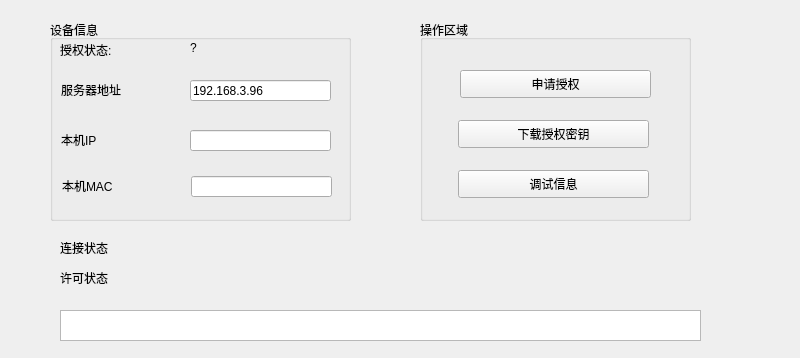
<?xml version="1.0" encoding="UTF-8"?>
<ui version="4.0">
 <class>SecClient</class>
 <widget class="QWidget" name="SecClient">
  <property name="geometry">
   <rect>
    <x>0</x>
    <y>0</y>
    <width>800</width>
    <height>358</height>
   </rect>
  </property>
  <property name="windowTitle">
   <string>SecClient</string>
  </property>
  <widget class="QTextEdit" name="textEdit">
   <property name="geometry">
    <rect>
     <x>60</x>
     <y>310</y>
     <width>641</width>
     <height>31</height>
    </rect>
   </property>
  </widget>
  <widget class="QLabel" name="label_ConnectionStatus">
   <property name="geometry">
    <rect>
     <x>60</x>
     <y>240</y>
     <width>631</width>
     <height>16</height>
    </rect>
   </property>
   <property name="text">
    <string>连接状态</string>
   </property>
  </widget>
  <widget class="QLabel" name="label_AuthStatus">
   <property name="geometry">
    <rect>
     <x>60</x>
     <y>270</y>
     <width>641</width>
     <height>16</height>
    </rect>
   </property>
   <property name="text">
    <string>许可状态</string>
   </property>
  </widget>
  <widget class="QGroupBox" name="groupBoxAddr">
   <property name="geometry">
    <rect>
     <x>50</x>
     <y>20</y>
     <width>301</width>
     <height>201</height>
    </rect>
   </property>
   <property name="title">
    <string>设备信息</string>
   </property>
   <widget class="QLabel" name="label_2">
    <property name="geometry">
     <rect>
      <x>11</x>
      <y>110</y>
      <width>91</width>
      <height>20</height>
     </rect>
    </property>
    <property name="text">
     <string>本机IP</string>
    </property>
   </widget>
   <widget class="QLineEdit" name="lineEdit">
    <property name="geometry">
     <rect>
      <x>140</x>
      <y>60</y>
      <width>141</width>
      <height>21</height>
     </rect>
    </property>
    <property name="inputMask">
     <string/>
    </property>
    <property name="text">
     <string>192.168.3.96</string>
    </property>
    <property name="readOnly">
     <bool>false</bool>
    </property>
   </widget>
   <widget class="QLabel" name="label_4">
    <property name="geometry">
     <rect>
      <x>10</x>
      <y>20</y>
      <width>121</width>
      <height>20</height>
     </rect>
    </property>
    <property name="text">
     <string>授权状态:</string>
    </property>
   </widget>
   <widget class="QLabel" name="label">
    <property name="geometry">
     <rect>
      <x>11</x>
      <y>60</y>
      <width>91</width>
      <height>20</height>
     </rect>
    </property>
    <property name="text">
     <string>服务器地址</string>
    </property>
   </widget>
   <widget class="QLabel" name="label_HasAuthKey">
    <property name="geometry">
     <rect>
      <x>140</x>
      <y>20</y>
      <width>141</width>
      <height>16</height>
     </rect>
    </property>
    <property name="text">
     <string>?</string>
    </property>
   </widget>
   <widget class="QLineEdit" name="lineEdit_2">
    <property name="geometry">
     <rect>
      <x>140</x>
      <y>110</y>
      <width>141</width>
      <height>21</height>
     </rect>
    </property>
   </widget>
   <widget class="QLineEdit" name="lineEdit_3">
    <property name="geometry">
     <rect>
      <x>141</x>
      <y>156</y>
      <width>141</width>
      <height>21</height>
     </rect>
    </property>
   </widget>
   <widget class="QLabel" name="label_3">
    <property name="geometry">
     <rect>
      <x>12</x>
      <y>156</y>
      <width>91</width>
      <height>20</height>
     </rect>
    </property>
    <property name="text">
     <string>本机MAC</string>
    </property>
   </widget>
  </widget>
  <widget class="QGroupBox" name="groupBoxButton">
   <property name="geometry">
    <rect>
     <x>420</x>
     <y>20</y>
     <width>271</width>
     <height>201</height>
    </rect>
   </property>
   <property name="title">
    <string>操作区域</string>
   </property>
   <widget class="QPushButton" name="pushButton_2">
    <property name="geometry">
     <rect>
      <x>38</x>
      <y>150</y>
      <width>191</width>
      <height>28</height>
     </rect>
    </property>
    <property name="text">
     <string>调试信息</string>
    </property>
   </widget>
   <widget class="QPushButton" name="pushButton">
    <property name="geometry">
     <rect>
      <x>40</x>
      <y>50</y>
      <width>191</width>
      <height>28</height>
     </rect>
    </property>
    <property name="text">
     <string>申请授权</string>
    </property>
   </widget>
   <widget class="QPushButton" name="pushButton_ApprovalResult">
    <property name="geometry">
     <rect>
      <x>38</x>
      <y>100</y>
      <width>191</width>
      <height>28</height>
     </rect>
    </property>
    <property name="text">
     <string>下载授权密钥</string>
    </property>
   </widget>
  </widget>
 </widget>
 <resources/>
 <connections/>
</ui>
